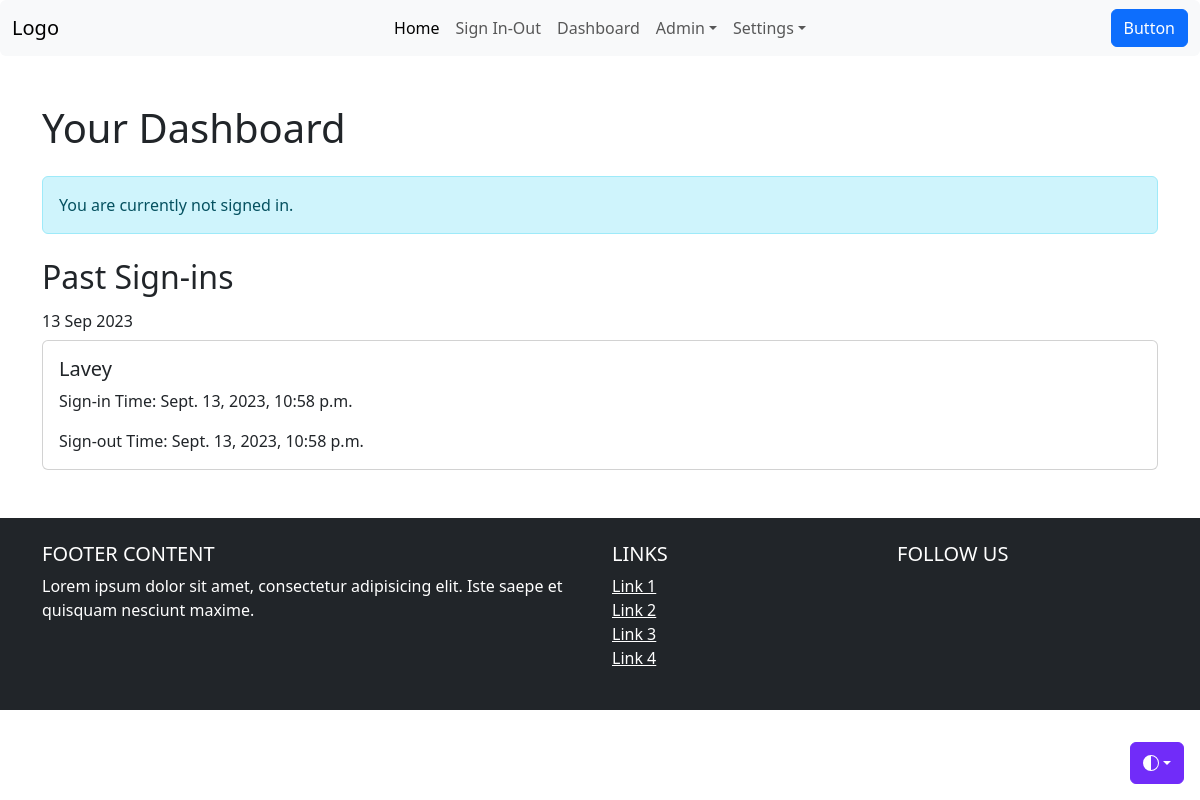
Page /user_dashboard/ (signed in) on the earlier database version.
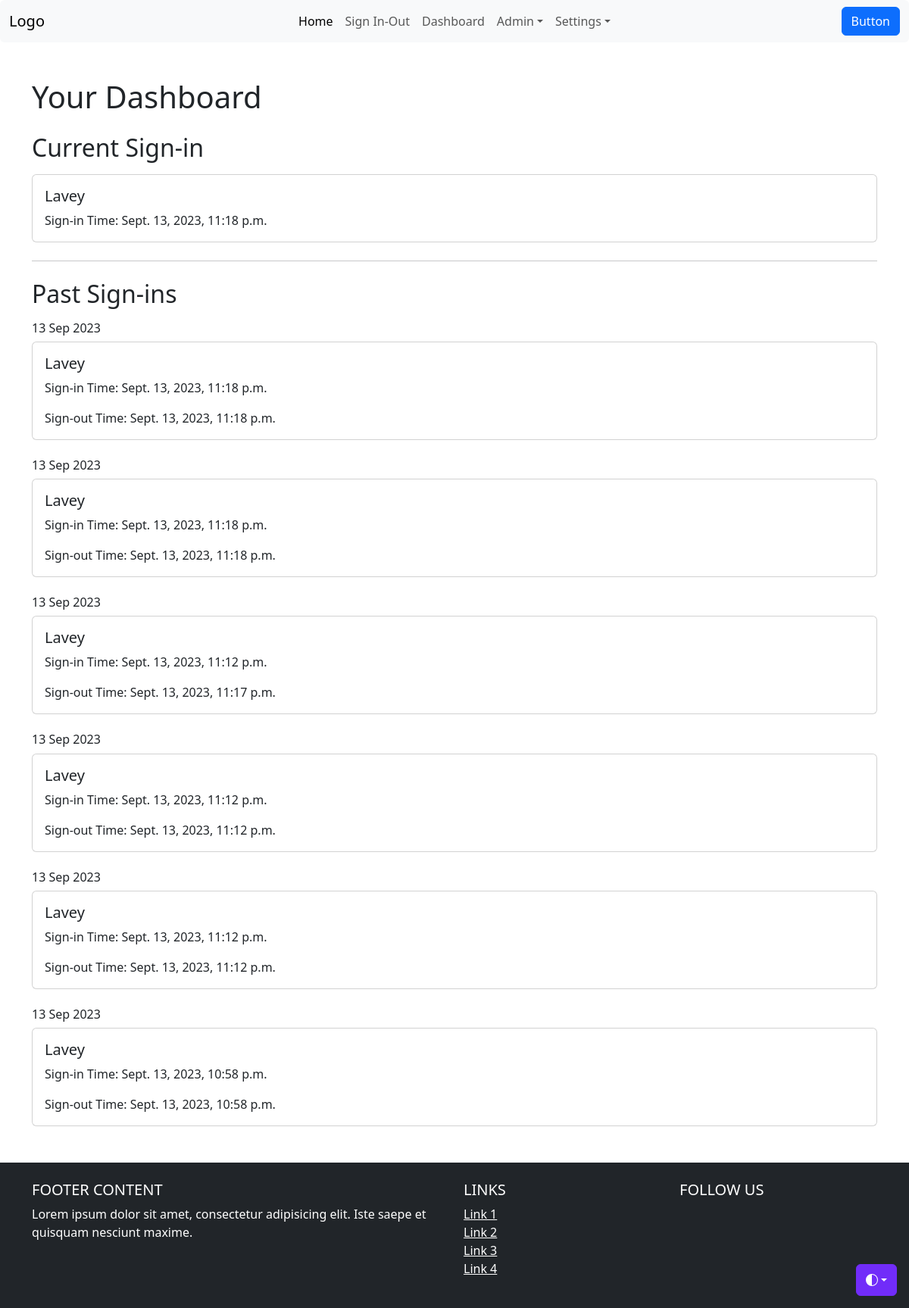
Same page on the later database version.
### register_app/models.py (models this page shows, shortened)
class SignInOutRegister(models.Model):
    user = models.ForeignKey(User, on_delete=models.CASCADE)
    location = models.ForeignKey(Location, on_delete=models.CASCADE)
    sign_in_time = models.DateTimeField()
    sign_out_time = models.DateTimeField(null=True, blank=True)

class Location(models.Model):
    name = models.CharField(max_length=200)
    address = models.TextField()
    description = models.TextField()
    is_active = models.BooleanField(default=True)
    qr_code = models.FileField(upload_to='qr_codes/', null=True, blank=True)

### register_app/views.py (the view)
# urls.py: path('user_dashboard/', register_views.user_dashboard, name='user_dashboard'),
@login_required
def user_dashboard(request):
    current_signin = SignInOutRegister.objects.filter(user=request.user, sign_out_time__isnull=True).first()
    past_signins = SignInOutRegister.objects.filter(user=request.user, sign_out_time__isnull=False).order_by('-sign_in_time')
    context = {
        'current_signin': current_signin,
        'past_signins': past_signins,
    }
    return render(request, 'register_app/user_dashboard.html', context)

### register_app/templates/register_app/user_dashboard.html
{% extends 'base.html' %}
{% block content %}
<div class="container mt-5">
    <h1>Your Dashboard</h1>
    <div class="mt-4">
        {% if current_signin %}
            <h2 class="mb-3">Current Sign-in</h2>
            <div class="card mb-4">
                <div class="card-body">
                    <h5 class="card-title">{{ current_signin.location.name }}</h5>
                    <p class="card-text">Sign-in Time: {{ current_signin.sign_in_time }}</p>
                </div>
            </div>
            <hr>
        {% else %}
            <div class="alert alert-info" role="alert">
                You are currently not signed in.
            </div>
        {% endif %}
    </div>
    <h2 class="mt-4 mb-3">Past Sign-ins</h2>
    <div>
    {% for signin in past_signins %}
        <div class="mb-2">
            <h6>{{ signin.sign_in_time|date:"d M Y" }}</h6>
            <div class="card mb-4">
                <div class="card-body">
                    <h5 class="card-title">{{ signin.location.name }}</h5>
                    <p class="card-text">Sign-in Time: {{ signin.sign_in_time }}</p>
                    <p class="card-text">Sign-out Time: {{ signin.sign_out_time }}</p>
                </div>
            </div>
        </div>
    {% endfor %}
    </div>
</div>
{% endblock %}

### templates/base.html (shortened to what this page needs)
<!DOCTYPE html>
<html>
  <html lang="en" data-bs-theme="auto">
    <head>
      <link rel="stylesheet" href="https://cdn.jsdelivr.net/npm/@docsearch/css@3">
      <link href="https://cdn.jsdelivr.net/npm/bootstrap@5.3.0/dist/css/bootstrap.min.css" rel="stylesheet">
    </head>
<body>
  <div class="dropdown position-fixed bottom-0 end-0 mb-3 me-3 bd-mode-toggle">
    <button class="btn btn-bd-primary py-2 dropdown-toggle d-flex align-items-center"
            id="bd-theme"
            type="button"
            aria-expanded="false"
            data-bs-toggle="dropdown"
            aria-label="Toggle theme (auto)">
      <svg class="bi my-1 theme-icon-active" width="1em" height="1em"><use href="#circle-half"></use></svg>
    </button>
  </div>
    <nav class="navbar navbar-expand-lg bg-body-tertiary rounded" aria-label="Thirteenth navbar example">
      <div class="container-fluid">
        <div class="collapse navbar-collapse d-lg-flex" id="navbarsExample11">
          <a class="navbar-brand col-lg-3 me-0" href="#">Logo</a>
          <ul class="navbar-nav col-lg-6 justify-content-lg-center">
            <li class="nav-item">
              <a class="nav-link active" aria-current="page" href="{% url 'user_dashboard' %}">Home</a>
            </li>
            <li class="nav-item">
              <a class="nav-link" href="#">Sign In-Out</a>
            </li>
            <li class="nav-item">
              <a class="nav-link" href="{% url 'user_dashboard' %}">Dashboard</a>
            </li>
            <li class="nav-item dropdown">
              <a class="nav-link dropdown-toggle" href="#" data-bs-toggle="dropdown" aria-expanded="false">Admin</a>
            </li>
            <li class="nav-item dropdown">
              <a class="nav-link dropdown-toggle" href="#" data-bs-toggle="dropdown" aria-expanded="false">Settings</a>
            </li>
          </ul>
          <div class="d-lg-flex col-lg-3 justify-content-lg-end">
            <button class="btn btn-primary">Button</button>
          </div>
        </div>
      </div>
    </nav>
        {% block content %}
        {% endblock %}
    <footer class="bg-dark text-white mt-5">
      <div class="container py-4">
          <div class="row">
              <div class="col-lg-6 col-md-6 mb-4 mb-md-0">
                  <h5 class="text-uppercase">Footer Content</h5>
                  <p>
                      Lorem ipsum dolor sit amet, consectetur adipisicing elit. Iste saepe et quisquam nesciunt maxime.
                  </p>
              </div>
              <div class="col-lg-3 col-md-6 mb-4 mb-md-0">
                  <h5 class="text-uppercase">Links</h5>
                  <ul class="list-unstyled">
                      <li><a href="#" class="text-white">Link 1</a></li>
                      <li><a href="#" class="text-white">Link 2</a></li>
                      <li><a href="#" class="text-white">Link 3</a></li>
                      <li><a href="#" class="text-white">Link 4</a></li>
                  </ul>
              </div>
              <div class="col-lg-3 col-md-6 mb-4 mb-md-0">
                  <h5 class="text-uppercase mb-0">Follow Us</h5>
                  <ul class="list-inline mt-2">
                  </ul>
              </div>
          </div>
      </div>
  </footer>
</body>
</html>

### templates/base.html (style rules this page uses)
.bi { vertical-align: -.125em; fill: currentColor; }
.btn-bd-primary { --bd-violet-bg: #712cf9; --bd-violet-rgb: 112.520718, 44.062154, 249.437846; --bs-btn-font-weight: 600; --bs-btn-color: var(--bs-white); --bs-btn-bg: var(--bd-violet-bg); --bs-btn-border-color: var(--bd-violet-bg); --bs-btn-hover-color: var(--bs-white); --bs-btn-hover-bg: #6528e0; --bs-btn-hover-border-color: #6528e0; --bs-btn-focus-shadow-rgb: var(--bd-violet-rgb); --bs-btn-active-color: var(--bs-btn-hover-color); --bs-btn-active-bg: #5a23c8; --bs-btn-active-border-color: #5a23c8; }
.bd-mode-toggle { z-index: 1500; }

Differences in the rows shown:
added SignInOutRegister: location.name "Lavey", sign_in_time "Sept. 13, 2023, 11:18 p.m."
added SignInOutRegister: sign_in_time "13 Sep 2023", location.name "Lavey", sign_in_time "Sept. 13, 2023, 11:18 p.m.", sign_out_time "Sept. 13, 2023, 11:18 p.m."
added SignInOutRegister: sign_in_time "13 Sep 2023", location.name "Lavey", sign_in_time "Sept. 13, 2023, 11:18 p.m.", sign_out_time "Sept. 13, 2023, 11:18 p.m."
added SignInOutRegister: sign_in_time "13 Sep 2023", location.name "Lavey", sign_in_time "Sept. 13, 2023, 11:12 p.m.", sign_out_time "Sept. 13, 2023, 11:17 p.m."
added SignInOutRegister: sign_in_time "13 Sep 2023", location.name "Lavey", sign_in_time "Sept. 13, 2023, 11:12 p.m.", sign_out_time "Sept. 13, 2023, 11:12 p.m."
added SignInOutRegister: sign_in_time "13 Sep 2023", location.name "Lavey", sign_in_time "Sept. 13, 2023, 11:12 p.m.", sign_out_time "Sept. 13, 2023, 11:12 p.m."
Other differences:
text no longer shown: "You are currently not signed in."
text now shown: "Current Sign-in Sign-in Time:"
